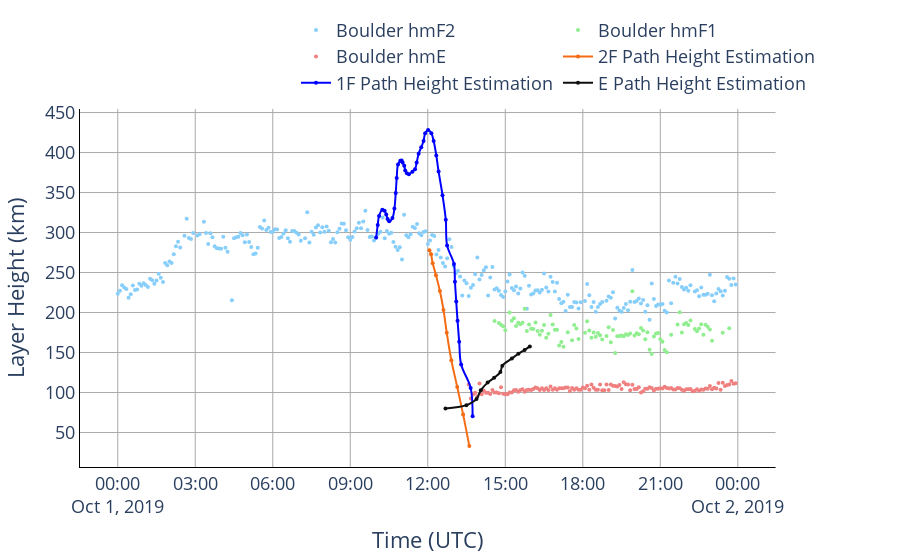

The cell this chart's notebook holds for it:
### Code cell
# Create figure with secondary y-axis
fig = make_subplots(specs=[[{"secondary_y": True}]])

# Add traces
import numpy as np

N = 1
X = 1350 # dist from WWV to WA5FRF
h0_F2=278 #278
h0_E = 88.4
# calculate change in layer height:
deltaheight_F1 = (deltaheight(N=1, X = 1350, h0 = h0_F2, pathlen = pathlen_1F) + h0_F2)#
deltaheight_E = deltaheight(N=1, X = 1350, h0 = 88.4, pathlen = pathlen_E)+h0_E
deltaheight_F2 = deltaheight(N=2, X = 1350, h0 = h0_F2, pathlen = pathlen_2F)+h0_F2


fig.add_trace(
    go.Scatter(x=hmF2['Time'], y=hmF2['BOULDER'], 
               mode = 'markers', 
               marker=dict(
                    color='LightSkyBlue',
                    size=4,
                #     line=dict(
                #         color='MediumPurple',
                #         width=15
                # )
               ),
               # line_shape='spline',
               name="Boulder hmF2"),
    # secondary_y=True,
)

# fig.add_trace(
#     go.Scatter(x=hmF2['Time'], y=hmF2['BOULDER'].rolling(10).mean(), 
#                # mode = 'markers', 
#                line_shape='spline',
#                line_color = color_Boulder,
#                name="Boulder hmF2 Rolling Mean"),
#     secondary_y=True,
# )

 
fig.add_trace(
    go.Scatter(x=hmF1['Time'], y=hmF1['BOULDER'], 
               mode = 'markers', 
               marker=dict(
                    color='LightGreen',
                    size=4,
                #     line=dict(
                #         color='MediumPurple',
                #         width=15
                # )
               ),
               line_color = color_Boulder,
               name="Boulder hmF1"),
    # secondary_y=True, 
)


fig.add_trace(
    go.Scatter(x=hmE['Time'], y=hmE['BOULDER'], 
               mode = 'markers', 
               marker=dict(
                    color='LightCoral',
                    size=4,
                #     line=dict(
                #         color='MediumPurple',
                #         width=15
                # )
               ),
               name="Boulder hmE"),
    # secondary_y=True, 
)


fig.add_trace(
    go.Scatter(x=F2['Date'], y=deltaheight_F2, 
               mode = 'lines+markers',
               marker=dict(
                    size=4,
               ),
               line_shape='spline', 
               line_color = color_2F,
               name="2F Path Height Estimation"),
    # secondary_y=True
)

fig.add_trace(
    go.Scatter(x=F1['Date'], y=deltaheight_F1, 
               mode = 'lines+markers',
               marker=dict(
                    size=4,
               ),
               line_shape='spline', 
               line_color = color_1F,
               name="1F Path Height Estimation"),
    # secondary_y=True
)



fig.add_trace(
    go.Scatter(x=E['Date'], y=deltaheight_E, 
               mode = 'lines+markers',
               marker=dict(
                    size=4,
               ),
               line_shape='spline', 
               line_color = color_E,
               name="E Path Height Estimation"),
    # secondary_y=True
)

# Set x-axis title
fig.update_xaxes(title_text="Time (UTC)")

# Set y-axes titles
fig.update_yaxes(title_text="Layer Height (km)", secondary_y=False)

fontoptions(fig)


fig.update_layout(legend=dict(
    orientation="h",
    yanchor="bottom",
    y=1.02,
    xanchor="right",
    x=1
))

fig.show()
fig.write_html("plots/"+ "Ionosonde Comparison" + "_plot.html", include_plotlyjs="cdn")
# fig.write_image("plots/9d.png")

### Figure 1 — Plotly figure (JSON) as saved in the notebook; plotly's stock layout.template omitted (floating-point values rounded to 4 significant figures; data arrays with more than 128 entries replaced by an {"elided": "..."} marker saying what was removed)
{"data": [{"marker": {"color": "LightSkyBlue", "size": 4}, "mode": "markers", "name": "Boulder hmF2", "type": "scatter", "x": {"elided": "280 str values"}, "y": {"elided": "280 float values"}}, {"line": {"color": "#552DC9"}, "marker": {"color": "LightGreen", "size": 4}, "mode": "markers", "name": "Boulder hmF1", "type": "scatter", "x": {"elided": "180 str values"}, "y": {"elided": "180 float values"}}, {"marker": {"color": "LightCoral", "size": 4}, "mode": "markers", "name": "Boulder hmE", "type": "scatter", "x": {"elided": "250 str values"}, "y": {"elided": "250 float values"}}, {"line": {"color": "#F46C14", "shape": "spline"}, "marker": {"size": 4}, "mode": "lines+markers", "name": "2F Path Height Estimation", "type": "scatter", "x": ["2019-10-01T12:03:48.600000", "2019-10-01T12:07:36.480000", "2019-10-01T12:11:24.360000", "2019-10-01T12:19:00.120000", "2019-10-01T12:28:07.032000", "2019-10-01T12:36:28.368000", "2019-10-01T12:44:04.128000", "2019-10-01T12:54:42.192000", "2019-10-01T13:08:22.560000", "2019-10-01T13:22:02.928000", "2019-10-01T13:36:28.872000", "2019-10-01T13:46:21.360000", "2019-10-01T13:54:42.696000", "2019-10-01T14:03:04.032000", "2019-10-01T14:08:23.064000", "2019-10-01T14:22:49.008000", "2019-10-01T14:34:12.648000", "2019-10-01T14:51:40.896000", "2019-10-01T15:00:02.232000", "2019-10-01T15:00:02.232000", "2019-10-01T15:00:02.232000", "2019-10-01T15:00:02.232000", "2019-10-01T15:00:02.232000", "2019-10-01T15:00:02.232000"], "y": [278.0, 272.7, 261.6, 246.8, 227.0, 203.3, 174.8, 140.4, 107.0, 72.7, 33.06, null, null, null, null, null, null, null, null, null, null, null, null, null]}, {"line": {"color": "#0000ff", "shape": "spline"}, "marker": {"size": 4}, "mode": "lines+markers", "name": "1F Path Height Estimation", "type": "scatter", "x": ["2019-10-01T09:59:59.712000", "2019-10-01T10:03:47.592000", "2019-10-01T10:06:49.896000", "2019-10-01T10:14:25.656000", "2019-10-01T10:19:44.688000", "2019-10-01T10:23:32.568000", "2019-10-01T10:26:34.872000", "2019-10-01T10:30:22.752000", "2019-10-01T10:37:58.512000", "2019-10-01T10:42:31.968000", "2019-10-01T10:45:34.272000", "2019-10-01T10:47:51", "2019-10-01T10:50:53.304000", "2019-10-01T10:56:12.336000", "2019-10-01T10:59:14.640000", "2019-10-01T11:01:31.368000", "2019-10-01T11:05:19.248000", "2019-10-01T11:07:35.976000", "2019-10-01T11:11:23.856000", "2019-10-01T11:15:57.312000", "2019-10-01T11:24:18.648000", "2019-10-01T11:30:23.256000", "2019-10-01T11:34:11.136000", "2019-10-01T11:38:44.592000", "2019-10-01T11:44:49.200000", "2019-10-01T11:50:08.232000", "2019-10-01T11:53:56.112000", "2019-10-01T12:00:46.296000", "2019-10-01T12:08:22.056000", "2019-10-01T12:13:41.088000", "2019-10-01T12:19:45.696000", "2019-10-01T12:25:04.728000", "2019-10-01T12:34:11.639999", "2019-10-01T12:41:47.400000", "2019-10-01T12:44:49.704000", "2019-10-01T13:00:46.800000", "2019-10-01T13:03:03.528000", "2019-10-01T13:06:05.832000", "2019-10-01T13:09:08.136000", "2019-10-01T13:12:56.016000", "2019-10-01T13:17:29.472000", "2019-10-01T13:39:31.176000", "2019-10-01T13:44:04.632000", "2019-10-01T13:53:11.544000", "2019-10-01T14:03:04.032000", "2019-10-01T14:10:39.792000", "2019-10-01T14:15:58.824000", "2019-10-01T14:21:17.856000", "2019-10-01T14:36:29.376000", "2019-10-01T14:42:33.984000", "2019-10-01T14:50:55.320000", "2019-10-01T15:00:02.232000"], "y": [293.7, 309.3, 320.7, 328.4, 327.2, 322.5, 317.1, 314.1, 318.3, 330.0, 349.3, 368.3, 385.1, 389.6, 390.1, 387.6, 383.4, 377.7, 374.0, 373.0, 376.1, 379.2, 387.5, 398.6, 406.6, 414.4, 424.1, 428.3, 424.0, 414.3, 396.5, 376.4, 346.7, 316.0, 283.9, 260.7, 238.6, 213.7, 189.6, 163.4, 134.9, 105.8, 70.26, null, null, null, null, null, null, null, null, null]}, {"line": {"color": "#0f0f0f", "shape": "spline"}, "marker": {"size": 4}, "mode": "lines+markers", "name": "E Path Height Estimation", "type": "scatter", "x": ["2019-10-01T12:41:01.824000", "2019-10-01T13:29:38.688000", "2019-10-01T13:53:11.544000", "2019-10-01T14:03:04.032000", "2019-10-01T14:19:01.128000", "2019-10-01T14:34:12.648000", "2019-10-01T14:48:38.592000", "2019-10-01T14:53:12.048000", "2019-10-01T15:15:13.752000", "2019-10-01T15:30:25.272000", "2019-10-01T15:44:51.216000", "2019-10-01T15:57:00.432000"], "y": [80.1, 84.25, 92.07, 102.7, 112.4, 118.4, 125.6, 133.6, 142.5, 148.5, 153.2, 157.7]}], "layout": {"autosize": true, "font": {"size": 18}, "legend": {"orientation": "h", "x": 1, "xanchor": "right", "y": 1.02, "yanchor": "bottom"}, "paper_bgcolor": "rgba(0, 0, 0, 0)", "plot_bgcolor": "rgba(0, 0, 0, 0)", "xaxis": {"anchor": "y", "autorange": true, "domain": [0, 0.94], "gridcolor": "darkgray", "linecolor": "black", "linewidth": 1, "range": ["2019-09-30 22:34:33.1447", "2019-10-02 01:25:31.8553"], "showline": true, "title": {"text": "Time (UTC)"}, "type": "date"}, "yaxis": {"anchor": "x", "autorange": true, "domain": [0, 1], "gridcolor": "darkgray", "linecolor": "black", "linewidth": 1, "range": [2.025, 459.4], "showline": true, "title": {"text": "Layer Height (km)"}, "type": "linear"}, "yaxis2": {"anchor": "x", "gridcolor": "darkgray", "linecolor": "black", "linewidth": 1, "overlaying": "y", "showline": true, "side": "right"}}}
